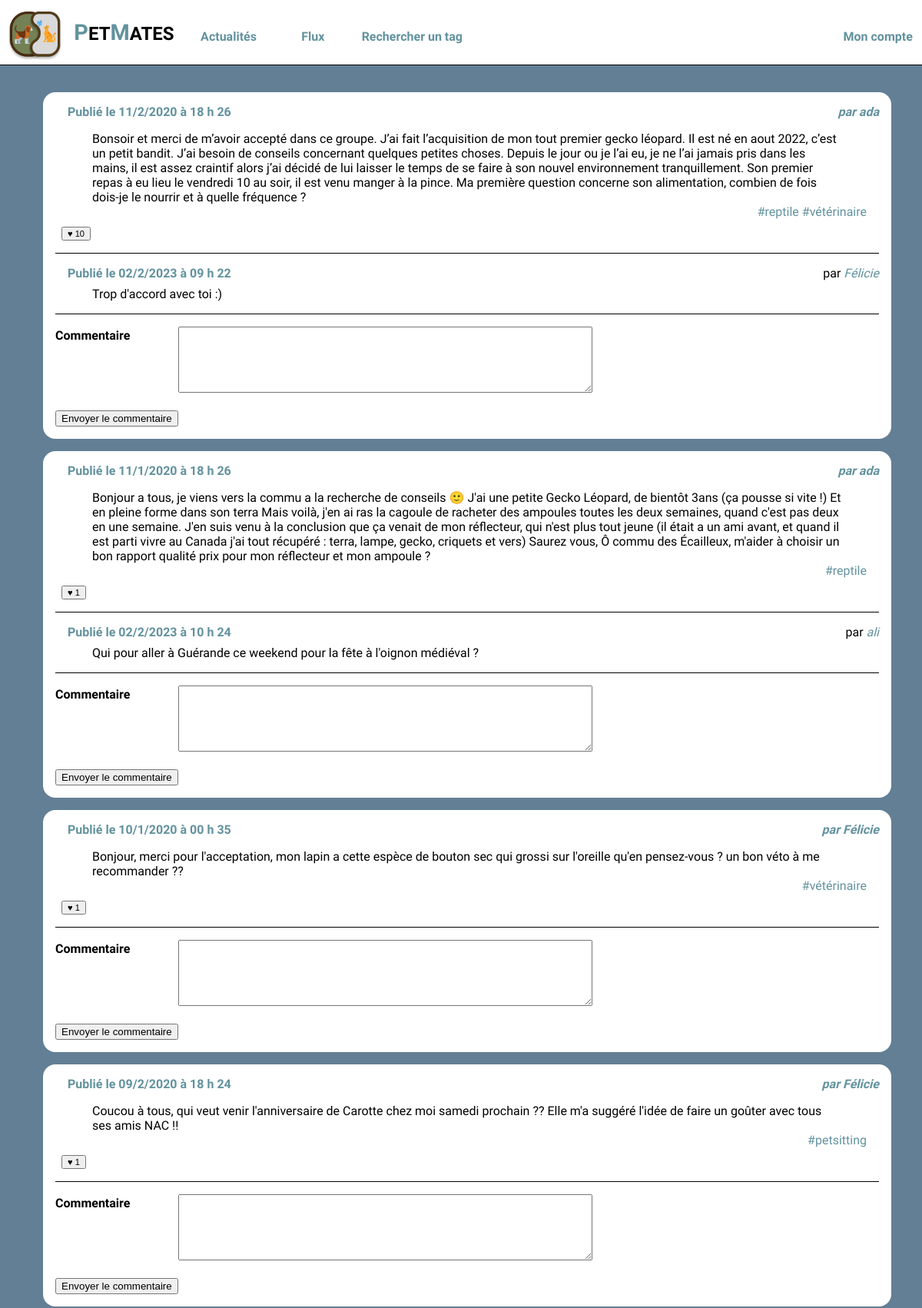
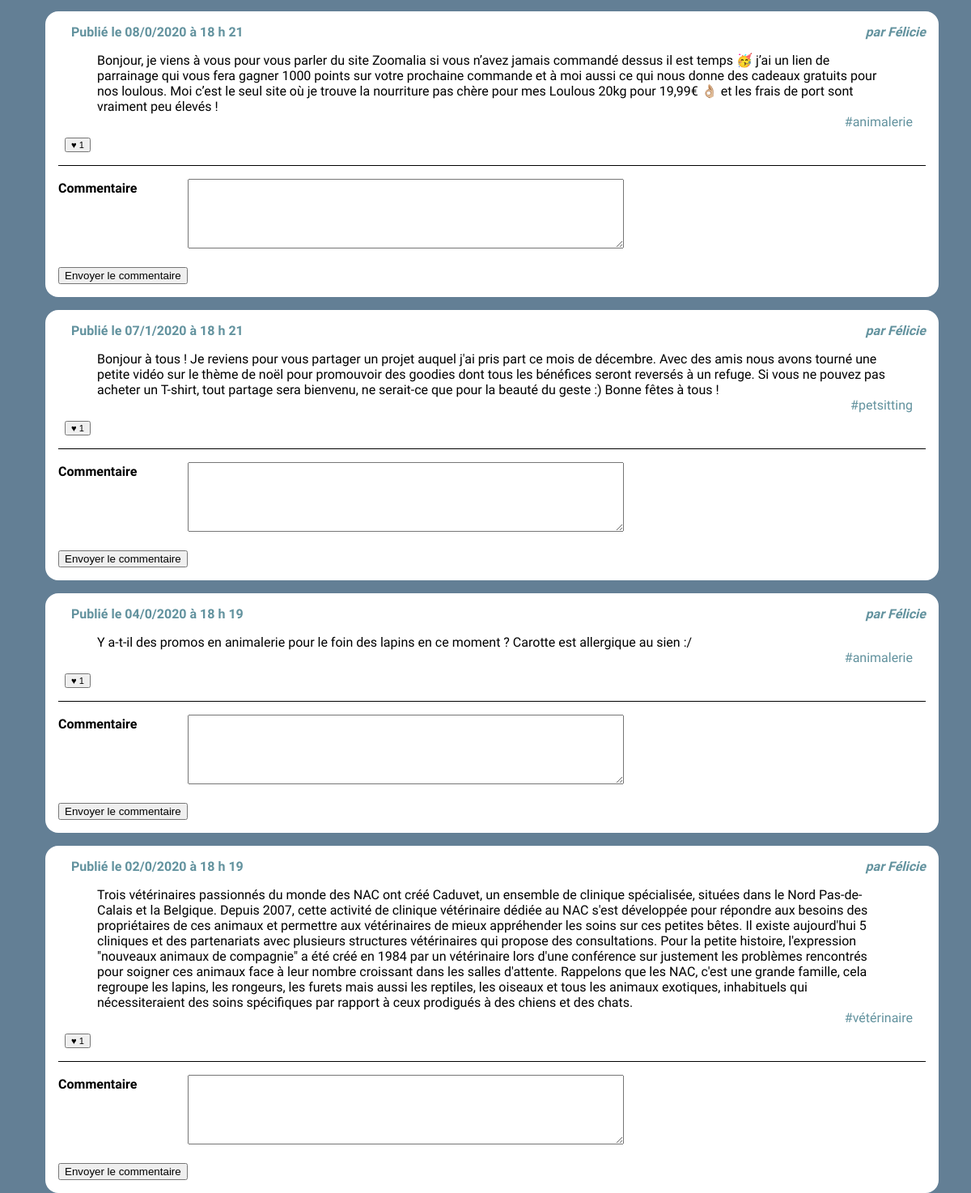
Screenshot of /feed.php?user_id=3 (signed in) with the database file from the repository (2 pictures, top to bottom).
### tables this page shows
CREATE TABLE `posts` (
  `id` int(10) UNSIGNED NOT NULL,
  `user_id` int(10) UNSIGNED NOT NULL,
  `content` text NOT NULL,
  `created` datetime NOT NULL,
  `parent_id` int(10) UNSIGNED DEFAULT NULL
);

CREATE TABLE `users` (
  `id` int(10) UNSIGNED NOT NULL,
  `email` varchar(255) NOT NULL,
  `password` varchar(255) NOT NULL,
  `alias` varchar(255) NOT NULL
);

CREATE TABLE `comments` (
  `id` int(10) NOT NULL,
  `id_post` int(11) UNSIGNED NOT NULL,
  `content` varchar(300) NOT NULL,
  `user_id` int(10) UNSIGNED NOT NULL,
  `created` datetime NOT NULL
);

### feed.php (the view, shortened to what this page needs)
<!doctype html>
<html lang="fr">
<head>
    <?php include_once('headmeta.php'); ?>
</head>
<body>
    <?php include_once('header.php'); ?>
    <?php include('connexion.php'); ?>
    <div class="alert"></div>
    <div id="wrapper">
            <?php
            $userId = intval($_GET['user_id']);
            ?>
        <main>
            <?php
            $laQuestionEnSql = "
                    SELECT posts.content,
                    posts.created,
                    posts.id,
                    posts.user_id,
                    users.alias as author_name,
                    count(likes.id) as like_number,
                    GROUP_CONCAT(DISTINCT tags.label) AS taglist
                    FROM followers
                    JOIN users ON users.id=followers.followed_user_id
                    JOIN posts ON posts.user_id=users.id
                    LEFT JOIN posts_tags ON posts.id = posts_tags.post_id
                    LEFT JOIN tags       ON posts_tags.tag_id  = tags.id
                    LEFT JOIN likes      ON likes.post_id  = posts.id
                    WHERE followers.following_user_id='$userId'
                    GROUP BY posts.id
                    ORDER BY posts.created DESC
                    ";
            $lesInformations = $mysqli->query($laQuestionEnSql);
            while ($post = $lesInformations->fetch_assoc()) {
                $idDuPost = $post['id'];
                ?>
                <article>
                    <h3>
                        <time>
                            <?php
                            $stringDate = $post['created'];
                            $dateJourTiret = substr($stringDate, 0, 9);
                            $heureTiret = substr($stringDate, 11, -1);
                            list($year, $day, $month) = explode("-",$dateJourTiret);
                            list($hour, $minuts, $seconds) = explode(":", $heureTiret);
                            ?>
                            Publié le <?php echo $day."/".$month."/".$year ?> à <?php echo $hour ?> h <?php echo $minuts ?>
                        </time>
                    </h3>
                    <address>par <a href="wall.php?user_id=<?php echo $post['user_id'] ?>"><?php echo $post['author_name'] ?></a></address>
                    <div>
                        <p>
                            <?php echo $post['content'] ?>
                        </p>
                    </div>
                    <div class="tags">
                        <?php
                        $laQsurlesLabels = "
                        SELECT tags.label, posts_tags.tag_id
                        FROM tags
                        INNER JOIN posts_tags ON tags.id = posts_tags.tag_id
                        WHERE post_id = $idDuPost";
                        $listsTags = $mysqli->query($laQsurlesLabels);
                        while ($tags = $listsTags->fetch_assoc()) { ?>
                            <a href="tags.php?tag_id=<?php echo $tags['tag_id'] ?>">
                                <?php echo "#" . $tags['label'] ?>
                            </a>
                        <?php
                        } ?>
                    </div>
                    <footer>
                        <form action="" method="post">
                            <button type='submit' name='like' value='<?php echo $idDuPost ?>'>
                                <small>
                                    <div class="likePlace">
                                        ♥
                                        <?php echo $post['like_number'] ?>
                                    </div>
                                </small>
                            </button>
                        </form>
                    </footer>
                    <div id="allcomments">
                        <?php
                        $requeteComment = "SELECT * FROM comments WHERE id_post = '$idDuPost';";
                        $infoComment = $mysqli->query($requeteComment);
                        while ($comment = $infoComment->fetch_assoc()) {
                            $requeteAlias = "SELECT alias FROM users WHERE id=".$comment['user_id'].";";
                            $infoAlias = $mysqli->query($requeteAlias);
                            $alias = $infoAlias->fetch_assoc();
                            ?>
                            <div id="wrappercomment">
                                <div id="begin">
                                    <h3>
                                        <time>
                                            <?php
                                            $stringDate = $comment['created'];
                                            $dateJourTiret = substr($stringDate, 0, 9);
                                            $heureTiret = substr($stringDate, 11, -1);
                                            list($year, $day, $month) = explode("-",$dateJourTiret);
                                            list($hour, $minuts, $seconds) = explode(":", $heureTiret);
                                            ?>
                                            Publié le <?php echo $day."/".$month."/".$year ?> à <?php echo $hour ?> h <?php echo $minuts ?>
                                        </time>
                                    </h3>
                                    <adress>par <a
                                            href="wall.php?user_id=<?php echo $comment['user_id'] ?>"><?php
                                               echo $alias['alias'] ?></a>
                                    </adress>
                                </div>
                                <div>
                                    <p>
                                        <?php echo $comment['content'] ?>
                                    </p>
                                </div>
                            </div>
                        <?php }
                        ?>
                    </div>
                    <form action="" method="post">
                        <dl>
                            <dt><label for='commentaire'>Commentaire</label></dt>
                            <dd><textarea  id="textarea" name='commentaire'></textarea></dd>
                        </dl>
                        <button type='submit' name='postcomment' value='<?php echo $idDuPost ?>'>Envoyer le
                            commentaire</button>
                    </form>
                </article>
            <?php }
            ?>
        </main>
    </div>
</body>
</html>

### style.css (style rules this page uses)
body { background-color: #637F95; font-family: 'Heebo', sans-serif; margin:0; display:flex; flex-direction: column; }
a { text-decoration: none; color: #62929E; }
.alert { padding-top: 6.5em; }
#wrapper { display:flex; width:70em; margin:0em auto 2em auto; padding:1em 0em 5em 0em; }
#wrappercomment { display: flex; flex-direction: column; border-top: solid 1px black; margin: 1em 0 1em 0; padding-top: 1em; }
#begin { display: flex; justify-content: space-between; margin-bottom: 0.5em; }
#begin a { font-style: italic; }
#allcomments { border-bottom: solid 1px black; }
#wrapper main { flex:3; padding-left:1em; height: 80vh; }
#wrapper main article { background-color: #fff; padding:1em; margin-bottom: 1em ; border-radius: 1em; }
#wrapper main article h3 { margin:0em 1em 0em 1em; padding:0; font-weight:lighter; font-size:1em; }
#wrapper main article time { float:left; font-style: normal; color: #62929E; font-weight: bold; }
#wrapper main article address { text-align: right; font-style: italic; margin-bottom: 1em; color: #62929E; font-weight: bold; }
#wrapper main article p { margin:0em 3em 0em 3em; }
#wrapper main article footer { margin: 0em 0.5em 1em 0.5em; display:flex; justify-content: space-between; }
.tags { font-size: 1em; margin-right: 1em; margin-bottom: 0.5em; text-align:right; }
form dl dt { float:left;font-weight: bold;line-height: 1.5em; }
form dl dd { margin-left:10em;line-height: 1.5em;margin-bottom: 1em }
form dl dd textarea { width:40em;height: 15em; }
#textarea { height: 6em; width: 40em; }

### rows the page displays
posts: day "11", month "2", year "2020", hour "18", minuts "26", user.alias "ada", content "Bonsoir et merci de m’avoir accepté dans ce groupe. J’ai fait l’acquisition de mon tout premier gecko léopard. Il est né en aout 2022, c’est un petit bandit. J’ai besoin de conseils concernant quelques petites choses. Depuis le jour ou je l’ai eu, je ne l’ai jamais pris dans les mains, il est assez craintif alors j’ai décidé de lui laisser le temps de se faire à son nouvel environnement tranquillement. Son premier repas à eu lieu le vendredi 10 au soir, il est venu manger à la pince. Ma première question concerne son alimentation, combien de fois dois-je le nourrir et à quelle fréquence ?", label "reptile", label "vétérinaire", $idDuPost 9 (drawn), like_number "10"
comments: day "02", month "2", year "2023", hour "09", minuts "22", user.alias "Félicie", content "Trop d'accord avec toi :)"
posts: day "11", month "1", year "2020", hour "18", minuts "26", user.alias "ada", content "Bonjour a tous, je viens vers la commu a la recherche de conseils 🙂 J'ai une petite Gecko Léopard, de bientôt 3ans (ça pousse si vite !) Et en pleine forme dans son terra Mais voilà, j'en ai ras la cagoule de racheter des ampoules toutes les deux semaines, quand c'est pas deux en une semaine. J'en suis venu à la conclusion que ça venait de mon réflecteur, qui n'est plus tout jeune (il était a un ami avant, et quand il est parti vivre au Canada j'ai tout récupéré : terra, lampe, gecko, criquets et vers) Saurez vous, Ô commu des Écailleux, m'aider à choisir un bon rapport qualité prix pour mon réflecteur et mon ampoule ?", label "reptile", $idDuPost 8 (drawn), like_number "1"
comments: day "02", month "2", year "2023", hour "10", minuts "24", user.alias "ali", content "Qui pour aller à Guérande ce weekend pour la fête à l'oignon médiéval ?"
posts: day "10", month "1", year "2020", hour "00", minuts "35", user.alias "Félicie", content "Bonjour, merci pour l'acceptation, mon lapin a cette espèce de bouton sec qui grossi sur l'oreille qu'en pensez-vous ? un bon véto à me recommander ??", label "vétérinaire", $idDuPost 6 (drawn), like_number "1"
posts: day "09", month "2", year "2020", hour "18", minuts "24", user.alias "Félicie", content "Coucou à tous, qui veut venir l'anniversaire de Carotte chez moi samedi prochain ?? Elle m'a suggéré l'idée de faire un goûter avec tous ses amis NAC !!", label "petsitting", $idDuPost 5 (drawn), like_number "1"
posts: day "08", month "0", year "2020", hour "18", minuts "21", user.alias "Félicie", content "Bonjour, je viens à vous pour vous parler du site Zoomalia si vous n’avez jamais commandé dessus il est temps 🥳 j’ai un lien de parrainage qui vous fera gagner 1000 points sur votre prochaine commande et à moi aussi ce qui nous donne des cadeaux gratuits pour nos loulous. Moi c’est le seul site où je trouve la nourriture pas chère pour mes Loulous 20kg pour 19,99€ 👌🏼 et les frais de port sont vraiment peu élevés !", label "animalerie", $idDuPost 4 (drawn), like_number "1"
posts: day "07", month "1", year "2020", hour "18", minuts "21", user.alias "Félicie", content "Bonjour à tous ! Je reviens pour vous partager un projet auquel j'ai pris part ce mois de décembre. Avec des amis nous avons tourné une petite vidéo sur le thème de noël pour promouvoir des goodies dont tous les bénéfices seront reversés à un refuge. Si vous ne pouvez pas acheter un T-shirt, tout partage sera bienvenu, ne serait-ce que pour la beauté du geste :) Bonne fêtes à tous !", label "petsitting", $idDuPost 3 (drawn), like_number "1"
posts: day "04", month "0", year "2020", hour "18", minuts "19", user.alias "Félicie", content "Y a-t-il des promos en animalerie pour le foin des lapins en ce moment ? Carotte est allergique au sien :/", label "animalerie", $idDuPost 2 (drawn), like_number "1"
posts: day "02", month "0", year "2020", hour "18", minuts "19", user.alias "Félicie", content "Trois vétérinaires passionnés du monde des NAC ont créé Caduvet, un ensemble de clinique spécialisée, situées dans le Nord Pas-de-Calais et la Belgique. Depuis 2007, cette activité de clinique vétérinaire dédiée au NAC s'est développée pour répondre aux besoins des propriétaires de ces animaux et permettre aux vétérinaires de mieux appréhender les soins sur ces petites bêtes. Il existe aujourd'hui 5 cliniques et des partenariats avec plusieurs structures vétérinaires qui propose des consultations. Pour la petite histoire, l'expression \"nouveaux animaux de compagnie\" a été créé en 1984 par un vétérinaire lors d'une conférence sur justement les problèmes rencontrés pour soigner ces animaux…", label "vétérinaire", like_number "1"
